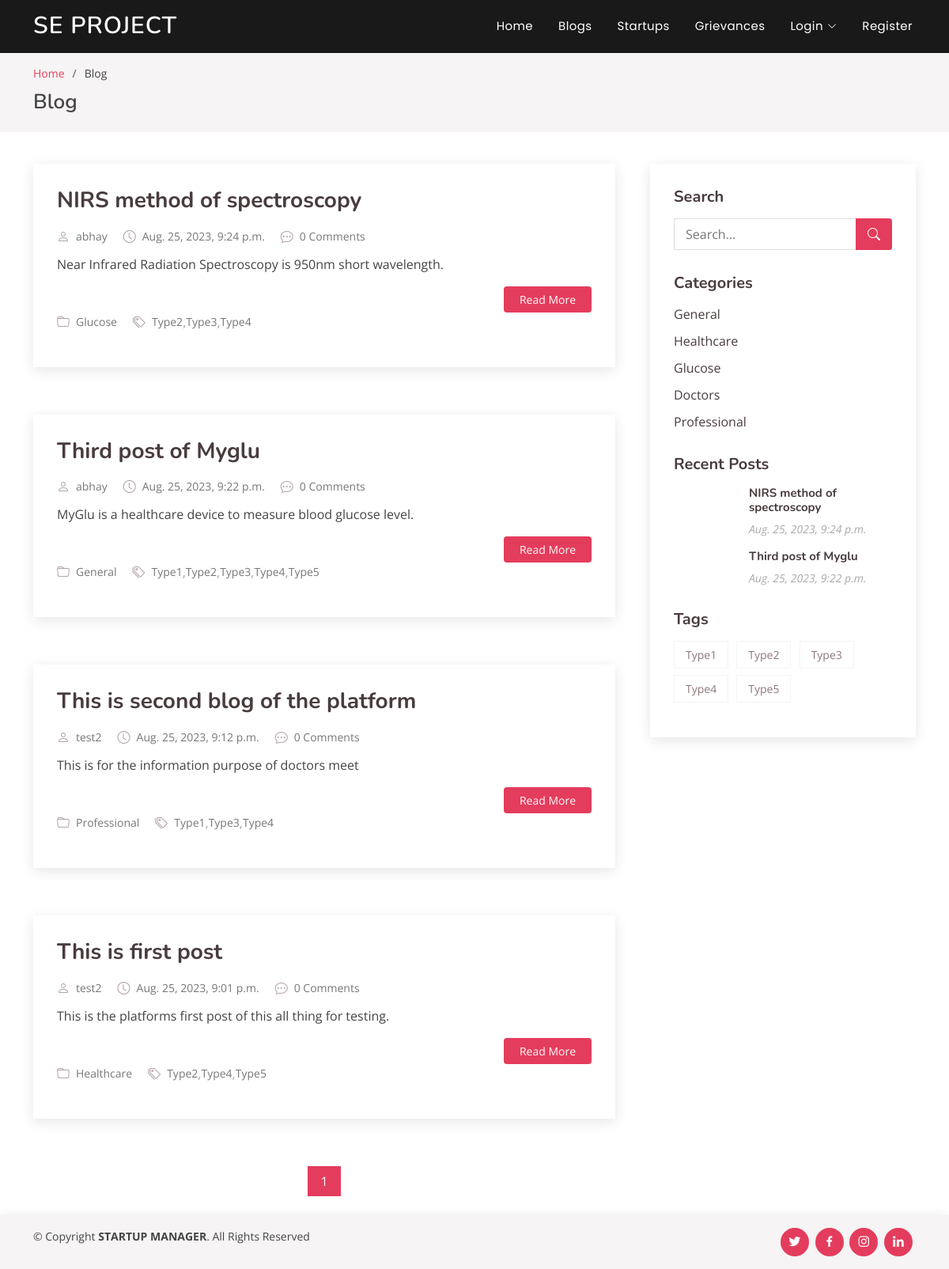
Screenshot of /blog/ with the database file from the repository.
### user/models.py (models this page shows, shortened)
class Post(models.Model):
    username = models.ForeignKey(Profile, on_delete=models.CASCADE, related_name='post')
    title = models.CharField(max_length=200)
    author = models.CharField(max_length=100)
    date = models.DateTimeField(auto_now_add=True)
    content = models.TextField()
    comments = models.IntegerField(default=0)
    category = models.ForeignKey(Category, on_delete=models.CASCADE)
    tags = models.ManyToManyField(Tag)

class Category(models.Model):
    name = models.CharField(max_length=100)

class Tag(models.Model):
    name = models.CharField(max_length=100)

### user/views.py (the view)
# urls.py: path('blog/', blog, name='blog'),
def blog(request):
    query = request.GET.get('q')
    blog_posts = Post.objects.all().order_by('-date')
    categories = Category.objects.all()
    if query:
        blog_posts = blog_posts.filter(Q(title__icontains=query) | Q(content__icontains=query) | Q(author__icontains=query))
    paginator = Paginator(blog_posts, 4)
    page_number = request.GET.get('page')  # current page number
    blog_posts = paginator.get_page(page_number)  # Get the blog posts for the specified page number
    tags = Tag.objects.all()
    return render(request, 'user/blog.html', {'blog_posts': blog_posts, 'categories': categories, 'tags': tags})

### user/templates/user/blog.html (shortened to what this page needs)
{% load static %}
<!DOCTYPE html>
<html lang="en">
<head>
  <link rel="stylesheet" type="text/css" href="{% static '/static/assets/vendor/bootstrap/css/bootstrap.min.css' %}">
  <link rel="stylesheet" type="text/css" href="{% static '/static/assets/vendor/bootstrap-icons/bootstrap-icons.css' %}">
  <link rel="stylesheet" type="text/css" href="{% static '/static/assets/vendor/boxicons/css/boxicons.min.css' %}">
  <link rel="stylesheet" type="text/css" href="{% static '/static/assets/vendor/glightbox/css/glightbox.min.css' %}">
  <link rel="stylesheet" type="text/css" href="{% static '/static/assets/vendor/remixicon/remixicon.css' %}">
  <link rel="stylesheet" type="text/css" href="{% static '/static/assets/vendor/swiper/swiper-bundle.min.css' %}">
  <link rel="stylesheet" type="text/css" href="{% static '/static/assets/css/style.css' %}">
</head>
<body>
  <header id="header" class="fixed-top header-inner-pages">
    <div class="container d-flex align-items-center justify-content-between">
      <h1 class="logo"><a href="{% url 'home' %}">SE PROJECT</a></h1>
      <nav id="navbar" class="navbar">
        <ul>
            {% if user.is_authenticated %}
                <li><a class="nav-link scrollto " href="{% url 'home' %}">Home</a></li>
                <li><a class="nav-link scrollto " href="{% url 'blog' %}">Blogs</a></li>
                <li><a class="nav-link scrollto " href="{% url 'info' %}">Startups</a></li>
                <li><a class="nav-link scrollto " href="{% url 'grievances' %}">Grievances</a></li>
                <li><a class="nav-link scrollto " href="{% url 'profile' %}">Profile</a></li>
                <li><a class="nav-link scrollto " href="{% url 'logout' %}">Logout</a></li>
            {% else %}
                <li><a class="nav-link scrollto " href="{% url 'home' %}">Home</a></li>
                <li><a class="nav-link scrollto " href="{% url 'blog' %}">Blogs</a></li>
                <li><a class="nav-link scrollto " href="{% url 'info' %}">Startups</a></li>
                <li><a class="nav-link scrollto " href="{% url 'grievances' %}">Grievances</a></li>
                <li class="dropdown"><a href="#"><span>Login</span> <i class="bi bi-chevron-down"></i></a>
                  </li>
                <li><a class="nav-link scrollto " href="{% url 'register' %}">Register</a></li>
            {% endif %}
        </ul>
    </nav>
    </div>
  </header>
  <main id="main">
    <section id="breadcrumbs" class="breadcrumbs">
      <div class="container">
        <ol>
          <li><a href="{% url 'home' %}">Home</a></li>
          <li>Blog</li>
        </ol>
        <h2>Blog</h2>
      </div>
    </section>
    <section id="blog" class="blog">
      <div class="container" data-aos="fade-up">
        <div class="row">
            <div class="col-lg-8 entries">
                    {% for post in blog_posts %}
                    <article class="entry">
                    <h2 class="entry-title">
                        <a href="#">{{ post.title }}</a>
                    </h2>
                    <div class="entry-meta">
                        <ul>
                        <li class="d-flex align-items-center"><i class="bi bi-person"></i> <a href="#">{{ post.author }}</a></li>
                        <li class="d-flex align-items-center"><i class="bi bi-clock"></i> <a href="#"><time datetime="{{ post.date }}">{{ post.date }}</time></a></li>
                        <li class="d-flex align-items-center"><i class="bi bi-chat-dots"></i> <a href="#">{{ post.comments }} Comments</a></li>
                        </ul>
                    </div>
                    <div class="entry-content">
                        <p>
                        {{ post.content }}
                        </p>
                        <div class="read-more">
                        <a href="#">Read More</a>
                        </div>
                        <div class="entry-meta">
                            <ul>
                                <li class="d-flex align-items-center"><i class="bi bi-folder"></i> <a href="{% url 'category' post.category.id %}">{{ post.category.name }}</a></li>
                                <li class="d-flex align-items-center"><i class="bi bi-tags"></i> {% for tag in post.tags.all %}<a href="{% url 'tag' tag.id %}">{{ tag.name }}</a>{% if not forloop.last %}, {% endif %}{% endfor %}</li>
                            </ul>
                        </div>
                    </div>
                </article>
                    {% endfor %}
                <div class="blog-pagination">
                    <ul class="justify-content-center">
                    {% for num in blog_posts.paginator.page_range %}
                        {% if blog_posts.number == num %}
                        <li class="active"><a href="?page={{ num }}">{{ num }}</a></li>
                        {% else %}
                        <li><a href="?page={{ num }}">{{ num }}</a></li>
                        {% endif %}
                    {% endfor %}
                    </ul>
                </div>
                </div>
            <div class="col-lg-4">
                <div class="sidebar">
                    <h3 class="sidebar-title">Search</h3>
                    <div class="sidebar-item search-form">
                        <form action="{% url 'blog' %}" method="GET">
                            <input type="text" name="q" placeholder="Search...">
                            <button type="submit"><i class="bi bi-search"></i></button>
                        </form>
                    </div>
                    <h3 class="sidebar-title">Categories</h3>
                    <div class="sidebar-item categories">
                    <ul>
                        {% for category in categories %}
                             <li><a href="{% url 'category' category.id %}">{{ category.name }}</a></li>
                        {% endfor %}
                    </ul>
                    </div>
                    <h3 class="sidebar-title">Recent Posts</h3>
                    <div class="sidebar-item recent-posts">
                        {% for post in blog_posts %}
                        {% if forloop.counter <= 2 %}
                        <div class="post-item clearfix">
                            <h4><a href="#">{{ post.title }}</a></h4>
                            <time datetime="{{ recent_post.date }}">{{ post.date }}</time>
                        </div>
                        {% endif %}
                        {% endfor %}
                    </div>
                    <h3 class="sidebar-title">Tags</h3>
                    <div class="sidebar-item tags">
                        <ul>
                            {% for tag in tags %}
                                <li><a href="{% url 'tag' tag.id %}">{{ tag.name }}</a></li>
                            {% endfor %}
                        </ul>
                    </div>
                </div>
            </div>
        </div>
      </div>
    </section>
  </main>
  <br>
  <br>
  <br>
  <footer id="footer" class="mt-auto fixed-bottom footer-inner-pages" >
    <div class="container d-md-flex py-3">
        <div class="me-md-auto text-center text-md-start">
            <div class="copyright">
                &copy; Copyright <strong><span>STARTUP MANAGER</span></strong>.
                All Rights Reserved
            </div>
            <div class="credits">
            </div>
        </div>
        <div class="social-links text-center text-md-right pt-2 pt-md-0">
            <a href="https://twitter.com/adgpi" class="twitter"><i class="bx bxl-twitter"></i></a>
            <a href="https://www.facebook.com/Indianarmy.adgpi" class="facebook"><i class="bx bxl-facebook"></i></a>
            <a href="https://www.instagram.com/abhayy.io" class="instagram"><i class="bx bxl-instagram"></i></a>
            <a href="https://www.linkedin.com/in/abhay3104" class="linkedin"><i class="bx bxl-linkedin"></i></a>
        </div>
    </div>
</footer>
</body>
</html>

### rows the page displays
Post: title "NIRS method of spectroscopy", author "abhay", date "Aug. 25, 2023, 9:24 p.m.", comments "0", content "Near Infrared Radiation Spectroscopy is 950nm short wavelength.", category.name "Glucose"
Tag: name "Type2"
Tag: name "Type3"
Tag: name "Type4"
Post: title "Third post of Myglu", author "abhay", date "Aug. 25, 2023, 9:22 p.m.", comments "0", content "MyGlu is a healthcare device to measure blood glucose level.", category.name "General"
Tag: name "Type1"
Tag: name "Type5"
Post: title "This is second blog of the platform", author "test2", date "Aug. 25, 2023, 9:12 p.m.", comments "0", content "This is for the information purpose of doctors meet", category.name "Professional"
Post: title "This is first post", author "test2", date "Aug. 25, 2023, 9:01 p.m.", comments "0", content "This is the platforms first post of this all thing for testing.", category.name "Healthcare"
Category: name "General"
Category: name "Healthcare"
Category: name "Glucose"
Category: name "Doctors"
Category: name "Professional"

### other values shown
{{ num }} "1"
